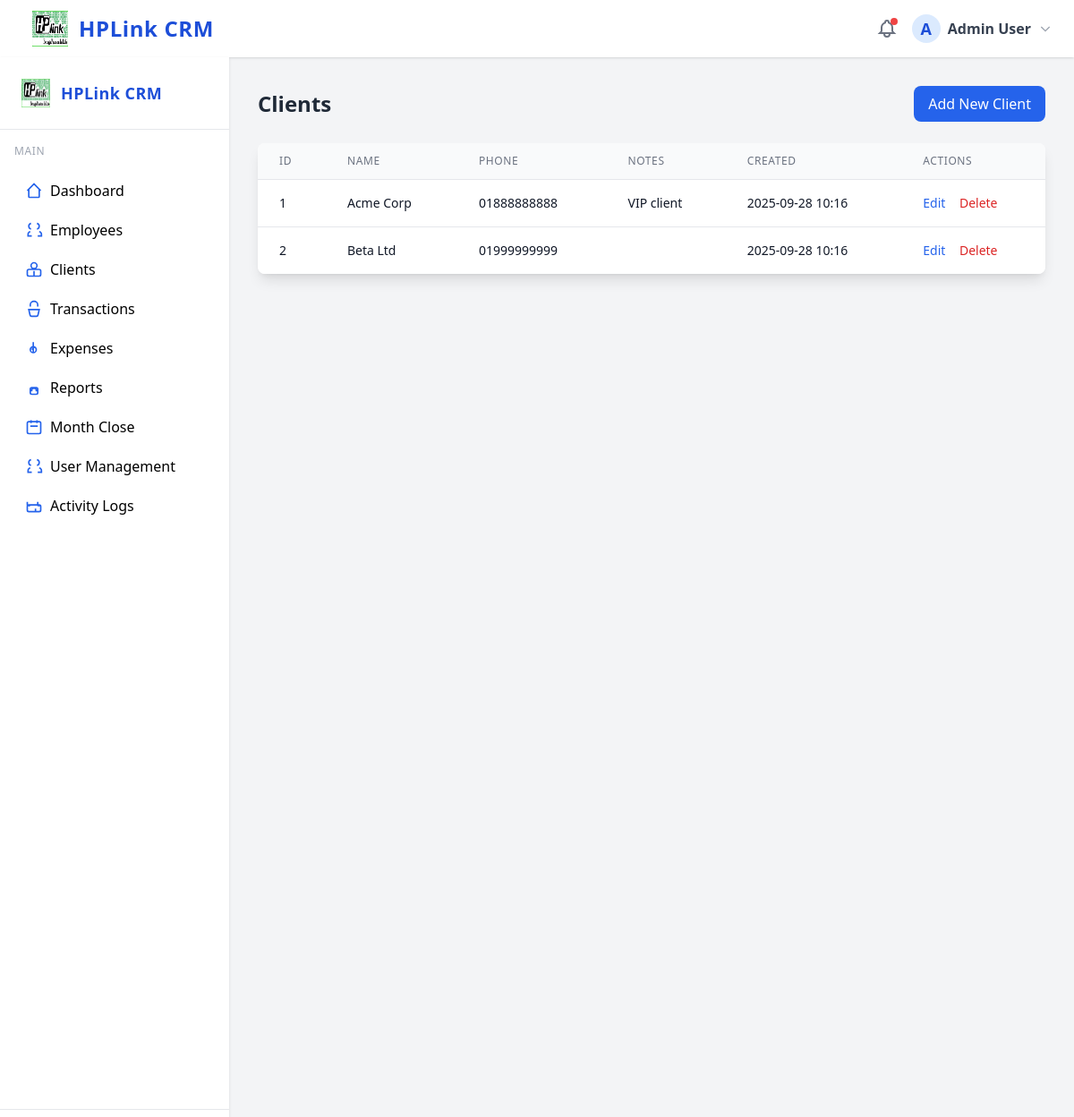
Screenshot of /?page=clients (signed in) with the database file from the repository.
### tables this page shows
CREATE TABLE users (
  id INT UNSIGNED AUTO_INCREMENT PRIMARY KEY,
  name VARCHAR(100) NOT NULL,
  email VARCHAR(150) NOT NULL UNIQUE,
  password_hash VARCHAR(255) NOT NULL,
  role ENUM('admin','hr','employee') NOT NULL,
  employee_id INT UNSIGNED NULL,
  created_at DATETIME NOT NULL DEFAULT CURRENT_TIMESTAMP,
  INDEX idx_role (role),
  INDEX idx_employee_id (employee_id)
   
);

CREATE TABLE clients (
  id INT UNSIGNED AUTO_INCREMENT PRIMARY KEY,
  name VARCHAR(100) NOT NULL,
  phone VARCHAR(30) NOT NULL,
  notes TEXT,
  created_at DATETIME NOT NULL DEFAULT CURRENT_TIMESTAMP
);

### config.php (called while the page is built)
<?php
return [
    'db' => [
        'host' => 'localhost',
        'database' => 'crm_db',
        'username' => 'crm_user',
        'password' => 'your_db_password',
        'charset' => 'utf8mb4',
    ],
    'timezone' => 'Asia/Dhaka',
    'currency_symbol' => '৳',
    'default_month_format' => 'Y-m',
    'session_name' => 'crm_session',
    'export_path' => __DIR__ . '/storage/exports/',
    'log_path' => __DIR__ . '/storage/logs/',
];

### lib/database.php (called while the page is built, shortened)
<?php
function get_config() {
    static $config = null;
    if ($config === null) {
        $config = require __DIR__ . '/../config.php';
    }
    return $config;
}

### lib/auth.php (called while the page is built, shortened)
<?php
require_once __DIR__ . '/database.php';
function is_logged_in() {
    return isset($_SESSION['user_id']);
}
function current_user() {
    static $user = null;
    if ($user === null) {
        $db = get_db();
        $stmt = $db->prepare("SELECT * FROM users WHERE id = ?");
        $stmt->execute([$_SESSION['user_id']]);
        $user = $stmt->fetch();
    }
    return $user;
}

### lib/helpers.php (called while the page is built, shortened)
<?php
require_once __DIR__ . '/auth.php';
require_once __DIR__ . '/database.php';
function e($str) {
    return htmlspecialchars($str ?? '', ENT_QUOTES | ENT_SUBSTITUTE, 'UTF-8');
}
function format_date($dt, $fmt = 'Y-m-d H:i') {
    return date($fmt, strtotime($dt));
}

### controllers/ClientsController.php (called while the page is built, shortened)
<?php
require_once __DIR__ . '/../lib/database.php';
require_once __DIR__ . '/../lib/helpers.php';
function clients_index_page() {
    $db = get_db();
    $stmt = $db->query("SELECT * FROM clients ORDER BY created_at DESC");
    $clients = $stmt->fetchAll();
    include __DIR__ . '/../views/clients/index.php';
}

### views/clients/index.php (the view, shortened to what this page needs)
<div class="p-8">
    <div class="flex justify-between items-center mb-6">
        <h1 class="text-2xl font-bold text-gray-800">Clients</h1>
        <a href="?page=clients&action=create" class="bg-blue-600 hover:bg-blue-700 text-white px-4 py-2 rounded-lg font-medium">
            Add New Client
        </a>
    </div>
    <?php if (empty($clients)): ?>
        <div class="bg-gray-50 border border-gray-200 rounded-lg p-8 text-center">
            <p class="text-gray-600 text-lg">No clients found.</p>
            <a href="?page=clients&action=create" class="text-blue-600 hover:text-blue-700 font-medium">Add the first client</a>
        </div>
    <?php else: ?>
        <div class="bg-white shadow-lg rounded-lg overflow-hidden">
            <table class="min-w-full divide-y divide-gray-200">
                <thead class="bg-gray-50">
                    <tr>
                        <th class="px-6 py-3 text-left text-xs font-medium text-gray-500 uppercase tracking-wider">ID</th>
                        <th class="px-6 py-3 text-left text-xs font-medium text-gray-500 uppercase tracking-wider">Name</th>
                        <th class="px-6 py-3 text-left text-xs font-medium text-gray-500 uppercase tracking-wider">Phone</th>
                        <th class="px-6 py-3 text-left text-xs font-medium text-gray-500 uppercase tracking-wider">Notes</th>
                        <th class="px-6 py-3 text-left text-xs font-medium text-gray-500 uppercase tracking-wider">Created</th>
                        <th class="px-6 py-3 text-left text-xs font-medium text-gray-500 uppercase tracking-wider">Actions</th>
                    </tr>
                </thead>
                <tbody class="bg-white divide-y divide-gray-200">
                    <?php foreach ($clients as $client): ?>
                        <tr class="hover:bg-gray-50">
                            <td class="px-6 py-4 whitespace-nowrap text-sm text-gray-900"><?= e($client['id']) ?></td>
                            <td class="px-6 py-4 whitespace-nowrap text-sm font-medium text-gray-900"><?= e($client['name']) ?></td>
                            <td class="px-6 py-4 whitespace-nowrap text-sm text-gray-900"><?= e($client['phone']) ?></td>
                            <td class="px-6 py-4 text-sm text-gray-900"><?= e(substr($client['notes'] ?? '', 0, 50)) ?><?= strlen($client['notes'] ?? '') > 50 ? '...' : '' ?></td>
                            <td class="px-6 py-4 whitespace-nowrap text-sm text-gray-900"><?= format_date($client['created_at']) ?></td>
                            <td class="px-6 py-4 whitespace-nowrap text-sm font-medium">
                                <a href="?page=clients&action=edit&id=<?= $client['id'] ?>" class="text-blue-600 hover:text-blue-900 mr-3">Edit</a>
                                <a href="?page=clients&action=delete&id=<?= $client['id'] ?>" class="text-red-600 hover:text-red-900" onclick="return confirm('Are you sure you want to delete this client?')">Delete</a>
                            </td>
                        </tr>
                    <?php endforeach; ?>
                </tbody>
            </table>
        </div>
    <?php endif; ?>
</div>

### views/layout/header.php (shortened to what this page needs)
?><!DOCTYPE html>
<html lang="en">
<head>
  <script src="https://cdn.tailwindcss.com"></script>
</head>
<body class="bg-gray-100 min-h-screen">
  <header class="bg-white shadow px-6 py-3 flex items-center justify-between">
    <div class="flex items-center space-x-3">
      <img src="/assets/logo.png" alt="HPLink CRM Logo" class="h-10 w-10">
      <span class="font-bold text-2xl text-blue-700 tracking-wide">HPLink CRM</span>
    </div>
    <div class="flex items-center space-x-4">
      <button class="relative focus:outline-none group">
        <span class="absolute top-0 right-0 inline-block w-2 h-2 bg-red-500 rounded-full"></span>
      </button>
      <?php if (is_logged_in()):
        $user = current_user(); ?>
        <div class="relative group">
          <button class="flex items-center space-x-2 focus:outline-none">
            <span class="inline-block h-8 w-8 rounded-full bg-blue-100 text-blue-700 flex items-center justify-center font-bold text-lg">
              <?= strtoupper(substr($user['name'] ?? 'U', 0, 1)) ?>
            </span>
            <span class="font-semibold text-gray-700"><?= e($user['name'] ?? 'User') ?></span>
            <svg class="w-4 h-4 text-gray-400" fill="none" stroke="currentColor" stroke-width="2" viewBox="0 0 24 24"><path d="M19 9l-7 7-7-7"></path></svg>
          </button>
        </div>
      <?php else: ?>
        <a href="?page=login" class="px-4 py-2 bg-blue-600 text-white rounded hover:bg-blue-700">Login</a>
      <?php endif; ?>
    </div>
  </header>
  <div class="flex">
    <?php if (is_logged_in()): ?>
      <?php include __DIR__ . '/sidebar.php'; ?>
    <?php endif; ?>
    <main class="flex-1">

### rows the page displays
users: name "A", name "Admin User"
clients: id "1", name "Acme Corp", phone "01888888888", notes "VIP client", created_at "2025-09-28 10:16"
clients: id "2", name "Beta Ltd", phone "01999999999", created_at "2025-09-28 10:16"
